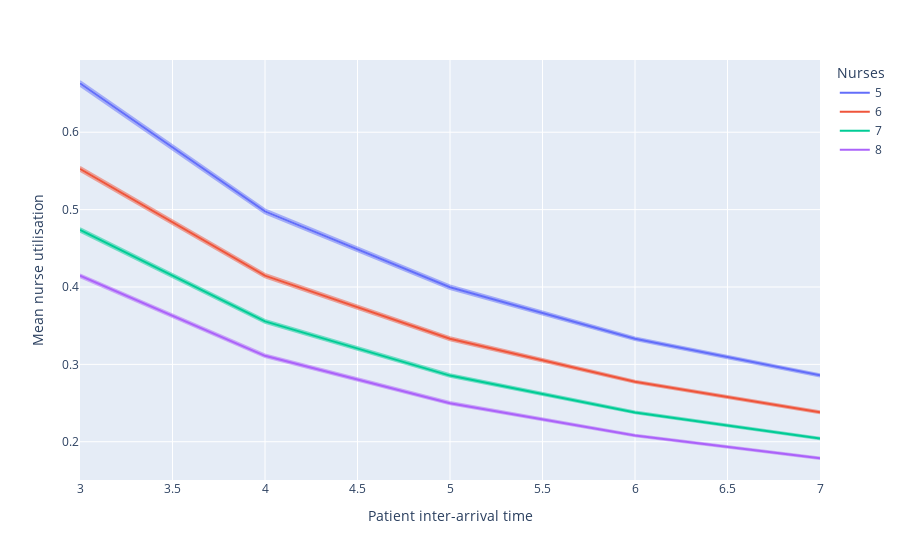

Notebook source saved alongside this figure:
### Markdown cell above
Mean nurse utilisation with those varying scenarios.

### Code cell
result, fig = plot_scenario(
    results=scenario_results,
    x_var='patient_inter',
    result_var='mean_nurse_utilisation',
    colour_var='number_of_nurses',
    xaxis_title='Patient inter-arrival time',
    yaxis_title='Mean nurse utilisation',
    legend_title='Nurses')

fig.show()

fig.write_image(os.path.join(output_dir, 'scenario_nurse_util.png'))

### Figure 1 — Plotly figure (JSON) as saved in the notebook; plotly's stock layout.template omitted (floating-point values rounded to 4 significant figures)
{"data": [{"hovertemplate": "number_of_nurses=5<br>patient_inter=%{x}<br>mean=%{y}<extra></extra>", "legendgroup": "5", "line": {"color": "#636efa", "dash": "solid"}, "marker": {"symbol": "circle"}, "mode": "lines", "name": "5", "orientation": "v", "showlegend": true, "type": "scatter", "x": [3, 4, 5, 6, 7], "xaxis": "x", "y": [0.6632, 0.4977, 0.3997, 0.3331, 0.2858], "yaxis": "y"}, {"hovertemplate": "number_of_nurses=6<br>patient_inter=%{x}<br>mean=%{y}<extra></extra>", "legendgroup": "6", "line": {"color": "#EF553B", "dash": "solid"}, "marker": {"symbol": "circle"}, "mode": "lines", "name": "6", "orientation": "v", "showlegend": true, "type": "scatter", "x": [3, 4, 5, 6, 7], "xaxis": "x", "y": [0.5526, 0.4147, 0.3331, 0.2776, 0.2382], "yaxis": "y"}, {"hovertemplate": "number_of_nurses=7<br>patient_inter=%{x}<br>mean=%{y}<extra></extra>", "legendgroup": "7", "line": {"color": "#00cc96", "dash": "solid"}, "marker": {"symbol": "circle"}, "mode": "lines", "name": "7", "orientation": "v", "showlegend": true, "type": "scatter", "x": [3, 4, 5, 6, 7], "xaxis": "x", "y": [0.4737, 0.3555, 0.2855, 0.2379, 0.2041], "yaxis": "y"}, {"hovertemplate": "number_of_nurses=8<br>patient_inter=%{x}<br>mean=%{y}<extra></extra>", "legendgroup": "8", "line": {"color": "#ab63fa", "dash": "solid"}, "marker": {"symbol": "circle"}, "mode": "lines", "name": "8", "orientation": "v", "showlegend": true, "type": "scatter", "x": [3, 4, 5, 6, 7], "xaxis": "x", "y": [0.4145, 0.311, 0.2498, 0.2082, 0.1786], "yaxis": "y"}, {"hovertemplate": "number_of_nurses=5<br>patient_inter=%{x}<br>ci_upper=%{y}<extra></extra>", "legendgroup": "5", "line": {"color": "#636efa", "dash": "solid"}, "marker": {"symbol": "circle"}, "mode": "lines", "name": "5", "opacity": 0.5, "orientation": "v", "showlegend": false, "type": "scatter", "x": [3, 4, 5, 6, 7], "xaxis": "x", "y": [0.6662, 0.5003, 0.402, 0.3347, 0.2873], "yaxis": "y"}, {"hovertemplate": "number_of_nurses=6<br>patient_inter=%{x}<br>ci_upper=%{y}<extra></extra>", "legendgroup": "6", "line": {"color": "#EF553B", "dash": "solid"}, "marker": {"symbol": "circle"}, "mode": "lines", "name": "6", "opacity": 0.5, "orientation": "v", "showlegend": false, "type": "scatter", "x": [3, 4, 5, 6, 7], "xaxis": "x", "y": [0.5552, 0.4169, 0.335, 0.2789, 0.2394], "yaxis": "y"}, {"hovertemplate": "number_of_nurses=7<br>patient_inter=%{x}<br>ci_upper=%{y}<extra></extra>", "legendgroup": "7", "line": {"color": "#00cc96", "dash": "solid"}, "marker": {"symbol": "circle"}, "mode": "lines", "name": "7", "opacity": 0.5, "orientation": "v", "showlegend": false, "type": "scatter", "x": [3, 4, 5, 6, 7], "xaxis": "x", "y": [0.4759, 0.3574, 0.2871, 0.2391, 0.2052], "yaxis": "y"}, {"hovertemplate": "number_of_nurses=8<br>patient_inter=%{x}<br>ci_upper=%{y}<extra></extra>", "legendgroup": "8", "line": {"color": "#ab63fa", "dash": "solid"}, "marker": {"symbol": "circle"}, "mode": "lines", "name": "8", "opacity": 0.5, "orientation": "v", "showlegend": false, "type": "scatter", "x": [3, 4, 5, 6, 7], "xaxis": "x", "y": [0.4164, 0.3127, 0.2512, 0.2092, 0.1795], "yaxis": "y"}, {"hovertemplate": "number_of_nurses=5<br>patient_inter=%{x}<br>ci_lower=%{y}<extra></extra>", "legendgroup": "5", "line": {"color": "#636efa", "dash": "solid"}, "marker": {"symbol": "circle"}, "mode": "lines", "name": "5", "opacity": 0.5, "orientation": "v", "showlegend": false, "type": "scatter", "x": [3, 4, 5, 6, 7], "xaxis": "x", "y": [0.6601, 0.495, 0.3974, 0.3315, 0.2843], "yaxis": "y"}, {"hovertemplate": "number_of_nurses=6<br>patient_inter=%{x}<br>ci_lower=%{y}<extra></extra>", "legendgroup": "6", "line": {"color": "#EF553B", "dash": "solid"}, "marker": {"symbol": "circle"}, "mode": "lines", "name": "6", "opacity": 0.5, "orientation": "v", "showlegend": false, "type": "scatter", "x": [3, 4, 5, 6, 7], "xaxis": "x", "y": [0.5501, 0.4125, 0.3312, 0.2762, 0.2369], "yaxis": "y"}, {"hovertemplate": "number_of_nurses=7<br>patient_inter=%{x}<br>ci_lower=%{y}<extra></extra>", "legendgroup": "7", "line": {"color": "#00cc96", "dash": "solid"}, "marker": {"symbol": "circle"}, "mode": "lines", "name": "7", "opacity": 0.5, "orientation": "v", "showlegend": false, "type": "scatter", "x": [3, 4, 5, 6, 7], "xaxis": "x", "y": [0.4715, 0.3536, 0.2838, 0.2368, 0.2031], "yaxis": "y"}, {"hovertemplate": "number_of_nurses=8<br>patient_inter=%{x}<br>ci_lower=%{y}<extra></extra>", "legendgroup": "8", "line": {"color": "#ab63fa", "dash": "solid"}, "marker": {"symbol": "circle"}, "mode": "lines", "name": "8", "opacity": 0.5, "orientation": "v", "showlegend": false, "type": "scatter", "x": [3, 4, 5, 6, 7], "xaxis": "x", "y": [0.4126, 0.3094, 0.2484, 0.2072, 0.1777], "yaxis": "y"}], "layout": {"legend": {"title": {"text": "Nurses"}, "tracegroupgap": 0}, "margin": {"t": 60}, "xaxis": {"anchor": "y", "domain": [0, 1], "title": {"text": "Patient inter-arrival time"}}, "yaxis": {"anchor": "x", "domain": [0, 1], "title": {"text": "Mean nurse utilisation"}}}}
